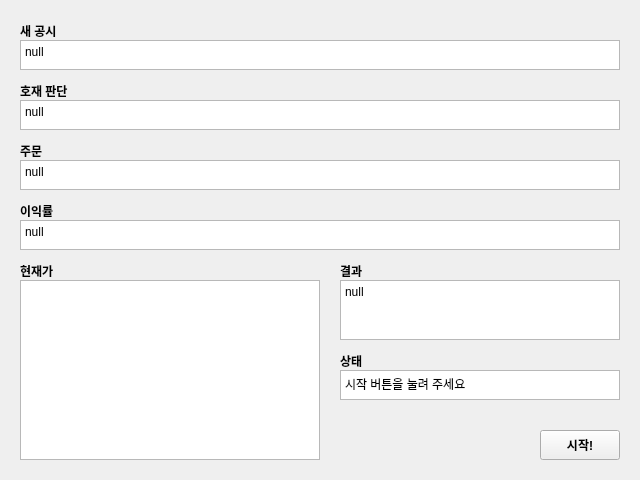
<?xml version="1.0" encoding="UTF-8"?>
<ui version="4.0">
 <class>MainWindow</class>
 <widget class="QMainWindow" name="MainWindow">
  <property name="geometry">
   <rect>
    <x>0</x>
    <y>0</y>
    <width>640</width>
    <height>480</height>
   </rect>
  </property>
  <property name="font">
   <font>
    <weight>75</weight>
    <bold>true</bold>
   </font>
  </property>
  <property name="windowTitle">
   <string>MainWindow</string>
  </property>
  <widget class="QWidget" name="centralwidget">
   <widget class="QPushButton" name="startbutton">
    <property name="geometry">
     <rect>
      <x>540</x>
      <y>430</y>
      <width>80</width>
      <height>30</height>
     </rect>
    </property>
    <property name="text">
     <string>시작!</string>
    </property>
   </widget>
   <widget class="QTextBrowser" name="text_newdisclosure">
    <property name="geometry">
     <rect>
      <x>20</x>
      <y>40</y>
      <width>600</width>
      <height>30</height>
     </rect>
    </property>
    <property name="html">
     <string>&lt;!DOCTYPE HTML PUBLIC &quot;-//W3C//DTD HTML 4.0//EN&quot; &quot;http://www.w3.org/TR/REC-html40/strict.dtd&quot;&gt;
&lt;html&gt;&lt;head&gt;&lt;meta name=&quot;qrichtext&quot; content=&quot;1&quot; /&gt;&lt;style type=&quot;text/css&quot;&gt;
p, li { white-space: pre-wrap; }
&lt;/style&gt;&lt;/head&gt;&lt;body style=&quot; font-family:'Gulim'; font-size:9pt; font-weight:600; font-style:normal;&quot;&gt;
&lt;p style=&quot; margin-top:0px; margin-bottom:0px; margin-left:0px; margin-right:0px; -qt-block-indent:0; text-indent:0px;&quot;&gt;&lt;span style=&quot; font-weight:400;&quot;&gt;null&lt;/span&gt;&lt;/p&gt;&lt;/body&gt;&lt;/html&gt;</string>
    </property>
   </widget>
   <widget class="QTextBrowser" name="text_ML">
    <property name="geometry">
     <rect>
      <x>20</x>
      <y>100</y>
      <width>600</width>
      <height>30</height>
     </rect>
    </property>
    <property name="html">
     <string>&lt;!DOCTYPE HTML PUBLIC &quot;-//W3C//DTD HTML 4.0//EN&quot; &quot;http://www.w3.org/TR/REC-html40/strict.dtd&quot;&gt;
&lt;html&gt;&lt;head&gt;&lt;meta name=&quot;qrichtext&quot; content=&quot;1&quot; /&gt;&lt;style type=&quot;text/css&quot;&gt;
p, li { white-space: pre-wrap; }
&lt;/style&gt;&lt;/head&gt;&lt;body style=&quot; font-family:'Gulim'; font-size:9pt; font-weight:600; font-style:normal;&quot;&gt;
&lt;p style=&quot; margin-top:0px; margin-bottom:0px; margin-left:0px; margin-right:0px; -qt-block-indent:0; text-indent:0px;&quot;&gt;&lt;span style=&quot; font-weight:400;&quot;&gt;null&lt;/span&gt;&lt;/p&gt;&lt;/body&gt;&lt;/html&gt;</string>
    </property>
   </widget>
   <widget class="QLabel" name="label_newdisclosure">
    <property name="geometry">
     <rect>
      <x>20</x>
      <y>25</y>
      <width>56</width>
      <height>12</height>
     </rect>
    </property>
    <property name="text">
     <string>새 공시</string>
    </property>
   </widget>
   <widget class="QLabel" name="lable_ML">
    <property name="geometry">
     <rect>
      <x>20</x>
      <y>85</y>
      <width>56</width>
      <height>12</height>
     </rect>
    </property>
    <property name="text">
     <string>호재 판단</string>
    </property>
   </widget>
   <widget class="QLabel" name="label_order">
    <property name="geometry">
     <rect>
      <x>20</x>
      <y>145</y>
      <width>56</width>
      <height>12</height>
     </rect>
    </property>
    <property name="text">
     <string>주문</string>
    </property>
   </widget>
   <widget class="QTextBrowser" name="text_order">
    <property name="geometry">
     <rect>
      <x>20</x>
      <y>160</y>
      <width>600</width>
      <height>30</height>
     </rect>
    </property>
    <property name="html">
     <string>&lt;!DOCTYPE HTML PUBLIC &quot;-//W3C//DTD HTML 4.0//EN&quot; &quot;http://www.w3.org/TR/REC-html40/strict.dtd&quot;&gt;
&lt;html&gt;&lt;head&gt;&lt;meta name=&quot;qrichtext&quot; content=&quot;1&quot; /&gt;&lt;style type=&quot;text/css&quot;&gt;
p, li { white-space: pre-wrap; }
&lt;/style&gt;&lt;/head&gt;&lt;body style=&quot; font-family:'Gulim'; font-size:9pt; font-weight:600; font-style:normal;&quot;&gt;
&lt;p style=&quot; margin-top:0px; margin-bottom:0px; margin-left:0px; margin-right:0px; -qt-block-indent:0; text-indent:0px;&quot;&gt;&lt;span style=&quot; font-weight:400;&quot;&gt;null&lt;/span&gt;&lt;/p&gt;&lt;/body&gt;&lt;/html&gt;</string>
    </property>
   </widget>
   <widget class="QLabel" name="label_profit">
    <property name="geometry">
     <rect>
      <x>20</x>
      <y>205</y>
      <width>56</width>
      <height>12</height>
     </rect>
    </property>
    <property name="text">
     <string>이익률</string>
    </property>
   </widget>
   <widget class="QTextBrowser" name="text_profit">
    <property name="geometry">
     <rect>
      <x>20</x>
      <y>220</y>
      <width>600</width>
      <height>30</height>
     </rect>
    </property>
    <property name="html">
     <string>&lt;!DOCTYPE HTML PUBLIC &quot;-//W3C//DTD HTML 4.0//EN&quot; &quot;http://www.w3.org/TR/REC-html40/strict.dtd&quot;&gt;
&lt;html&gt;&lt;head&gt;&lt;meta name=&quot;qrichtext&quot; content=&quot;1&quot; /&gt;&lt;style type=&quot;text/css&quot;&gt;
p, li { white-space: pre-wrap; }
&lt;/style&gt;&lt;/head&gt;&lt;body style=&quot; font-family:'Gulim'; font-size:9pt; font-weight:600; font-style:normal;&quot;&gt;
&lt;p style=&quot; margin-top:0px; margin-bottom:0px; margin-left:0px; margin-right:0px; -qt-block-indent:0; text-indent:0px;&quot;&gt;&lt;span style=&quot; font-weight:400;&quot;&gt;null&lt;/span&gt;&lt;/p&gt;&lt;/body&gt;&lt;/html&gt;</string>
    </property>
   </widget>
   <widget class="QLabel" name="label_price">
    <property name="geometry">
     <rect>
      <x>20</x>
      <y>265</y>
      <width>56</width>
      <height>12</height>
     </rect>
    </property>
    <property name="text">
     <string>현재가</string>
    </property>
   </widget>
   <widget class="QTextBrowser" name="text_price">
    <property name="geometry">
     <rect>
      <x>20</x>
      <y>280</y>
      <width>300</width>
      <height>180</height>
     </rect>
    </property>
   </widget>
   <widget class="QTextBrowser" name="text_result">
    <property name="geometry">
     <rect>
      <x>340</x>
      <y>280</y>
      <width>280</width>
      <height>60</height>
     </rect>
    </property>
    <property name="html">
     <string>&lt;!DOCTYPE HTML PUBLIC &quot;-//W3C//DTD HTML 4.0//EN&quot; &quot;http://www.w3.org/TR/REC-html40/strict.dtd&quot;&gt;
&lt;html&gt;&lt;head&gt;&lt;meta name=&quot;qrichtext&quot; content=&quot;1&quot; /&gt;&lt;style type=&quot;text/css&quot;&gt;
p, li { white-space: pre-wrap; }
&lt;/style&gt;&lt;/head&gt;&lt;body style=&quot; font-family:'Gulim'; font-size:9pt; font-weight:600; font-style:normal;&quot;&gt;
&lt;p style=&quot; margin-top:0px; margin-bottom:0px; margin-left:0px; margin-right:0px; -qt-block-indent:0; text-indent:0px;&quot;&gt;&lt;span style=&quot; font-weight:400;&quot;&gt;null&lt;/span&gt;&lt;/p&gt;&lt;/body&gt;&lt;/html&gt;</string>
    </property>
   </widget>
   <widget class="QTextBrowser" name="text_status">
    <property name="geometry">
     <rect>
      <x>340</x>
      <y>370</y>
      <width>280</width>
      <height>30</height>
     </rect>
    </property>
    <property name="html">
     <string>&lt;!DOCTYPE HTML PUBLIC &quot;-//W3C//DTD HTML 4.0//EN&quot; &quot;http://www.w3.org/TR/REC-html40/strict.dtd&quot;&gt;
&lt;html&gt;&lt;head&gt;&lt;meta name=&quot;qrichtext&quot; content=&quot;1&quot; /&gt;&lt;style type=&quot;text/css&quot;&gt;
p, li { white-space: pre-wrap; }
&lt;/style&gt;&lt;/head&gt;&lt;body style=&quot; font-family:'Gulim'; font-size:9pt; font-weight:600; font-style:normal;&quot;&gt;
&lt;p style=&quot; margin-top:0px; margin-bottom:0px; margin-left:0px; margin-right:0px; -qt-block-indent:0; text-indent:0px;&quot;&gt;&lt;span style=&quot; font-weight:400;&quot;&gt;시작 버튼을 눌려 주세요&lt;/span&gt;&lt;/p&gt;&lt;/body&gt;&lt;/html&gt;</string>
    </property>
   </widget>
   <widget class="QLabel" name="label_result">
    <property name="geometry">
     <rect>
      <x>340</x>
      <y>265</y>
      <width>56</width>
      <height>12</height>
     </rect>
    </property>
    <property name="text">
     <string>결과</string>
    </property>
   </widget>
   <widget class="QLabel" name="label_status">
    <property name="geometry">
     <rect>
      <x>340</x>
      <y>355</y>
      <width>56</width>
      <height>12</height>
     </rect>
    </property>
    <property name="text">
     <string>상태</string>
    </property>
   </widget>
  </widget>
 </widget>
 <resources/>
 <connections/>
</ui>
